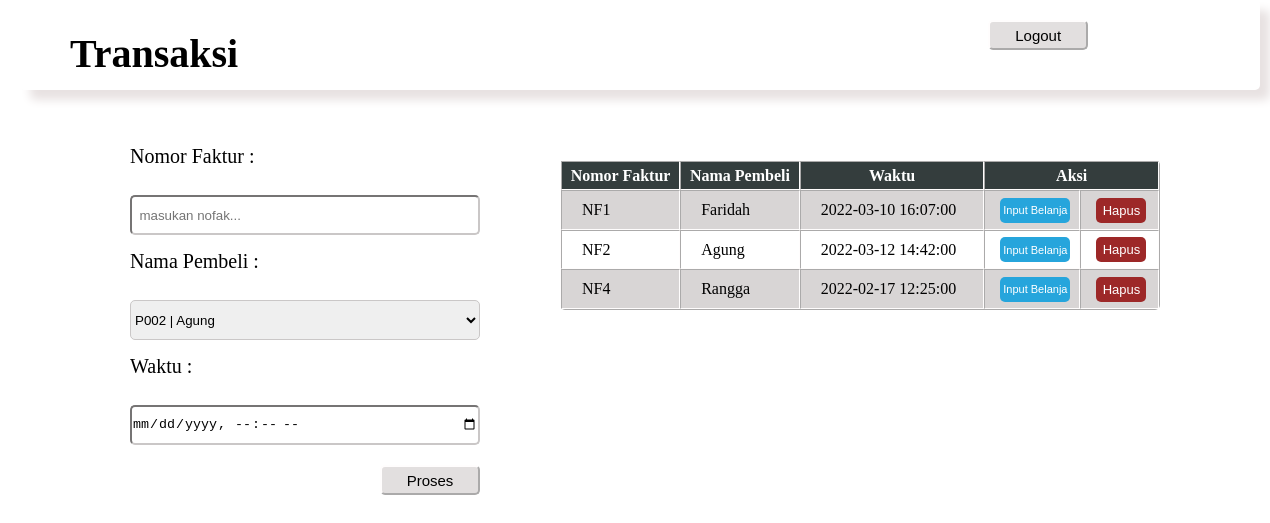
The app's page /inputtransaksi.php (signed in) with its own data.
### tables this page shows
CREATE TABLE `transaksi` (
  `nomorfaktur` varchar(10) NOT NULL,
  `kodepembeli` varchar(5) NOT NULL,
  `kodepetugas` varchar(5) NOT NULL,
  `waktu` datetime NOT NULL
);

CREATE TABLE `pembeli` (
  `kodepembeli` varchar(5) NOT NULL,
  `namapembeli` varchar(20) NOT NULL,
  `jk` enum('L','P') NOT NULL,
  `alamat` text NOT NULL,
  `nohp` varchar(20) NOT NULL
);

### inputtransaksi.php (the view, shortened to what this page needs)
<link rel="stylesheet" href="inputtransaksi.css">
<div class="judul">
     <h2 class="a">Transaksi</h2>
     <a href="keluar.php"><input type="button" value="Logout" class="logout"></a>
 </div>
 <div class="data">
<div class="data2">
<form action="" method="post">
        <div class="name"> Nomor Faktur :</div>
                <input type="text" name="nofaktur" id="" class="kode" placeholder="&nbsp masukan nofak...">
         <div class="name"> Nama Pembeli :</div>
                <select name="pembeli" id="" class="kode">
                    <?php
                 include "koneksi.php";
                    $query = mysqli_query($koneksi,"SELECT * FROM pembeli");
                    while($data = mysqli_fetch_array($query)){
                        ?> <option value="<?=$data['kodepembeli']?>"><?=$data['kodepembeli']?> |
                    </option>
                    <?php
                    }
                ?>
                </select>
            <div class="name"> Waktu :</div>
                <input type="datetime-local" name="waktu" id="" class="kode">
                <input type="submit" value="Proses" name="proses" class="simpan">
</form>
</div>
<div class="proses">
<table border="1" cellspacing="0" cellpadding="10" width="600" height="150">
    <tr width="250">
        <th style="background-color:rgb(52, 61, 61); color:white;">Nomor Faktur</th>
        <th style="background-color:rgb(52, 61, 61); color:white;">Nama Pembeli</th>
        <th style="background-color:rgb(52, 61, 61); color:white;">Waktu</th>
        <th style="background-color:rgb(52, 61, 61); color:white;" colspan="2">Aksi</th>
    </tr>
    <?php
    include "koneksi.php";
    $query = mysqli_query($koneksi,"SELECT * FROM transaksi JOIN pembeli on pembeli.kodepembeli = transaksi.kodepembeli  ");
    while($data = mysqli_fetch_array($query)){
    ?>
    <tr>
        <td><?=$data['nomorfaktur']?></td>
        <td><?=$data['namapembeli']?></td>
        <td><?=$data['waktu']?></td>
        <td><a href="halut.php?page=detailtransaksi&id=<?=$data['nomorfaktur']?>"><input type="button" value="Input Belanja" class="tekan1"></a>
        </td>
        <td><a href="halut.php?page=hapustransaksi&id=<?=$data['nomorfaktur']?>"><input type="button"  class="tekan2" value="Hapus" onclick="return confirm('Hapus Data ini?')"></a></td>
    </tr>
    <?php } ?>
</table>
</div>
</div>

### inputtransaksi.css (style rules this page uses)
* { margin: 0; padding: 0; }
.judul { box-shadow: 10px 10px 10px rgb(232, 226, 226); border-radius: 5px; padding: 20px; width: 1200px; margin-left: 20px; height: 50px; display: flex; font-size: 30px; }
.a { margin-top: 10px; margin-left: 30px; font-size: 40px; }
.logout { margin-left: 750px; width: 100px; height: 30px; border-radius: 5px; background-color: #e2dfdf; font-size: 15px; border-color: rgb(255, 253, 253); }
.data { width: 500px; height: 300px; margin-left: 50px; margin-top: 40px; }
.name { height: 50px; font-family: Georgia, 'Times New Roman', Times, serif; font-size: 20px; margin-left: 80px; padding-top: 15px; }
.kode { height: 40px; width: 350px; margin-left: 80px; border-radius: 5px; border-color: rgb(202, 199, 199); }
.simpan { margin-top: 20px; margin-left: 330px; width: 100px; height: 30px; border-radius: 5px; background-color: #e2dfdf; font-size: 15px; border-color: rgb(255, 253, 253); }
.data table { margin-left: 80px; margin-top: 30px; border-radius: 5px; border-color: rgb(255, 253, 253); }
.data table tr:nth-child(even) { background-color: #d8d5d5; }
.data table td { padding-left: 20px; }
.tekan1 { margin-right: -5px; margin-left: -5px; width: 70px; height: 25px; border-radius: 5px; background-color: rgb(38, 165, 220); border: none; font-size: 11px; color: white; }
.tekan2 { margin-left: -5px; width: 50px; height: 25px; border-radius: 5px; background-color: rgb(157, 40, 40); border: none; font-size: 13px; color: white; }
.data { display: flex; }

### records on screen
transaksi: nomorfaktur "NF1", pembeli.namapembeli "Faridah", waktu "2022-03-10 16:07:00"
transaksi: nomorfaktur "NF2", pembeli.namapembeli "Agung", waktu "2022-03-12 14:42:00"
transaksi: nomorfaktur "NF4", pembeli.namapembeli "Rangga", waktu "2022-02-17 12:25:00"

### other values on screen
form field pembeli "P002 | Agung"
